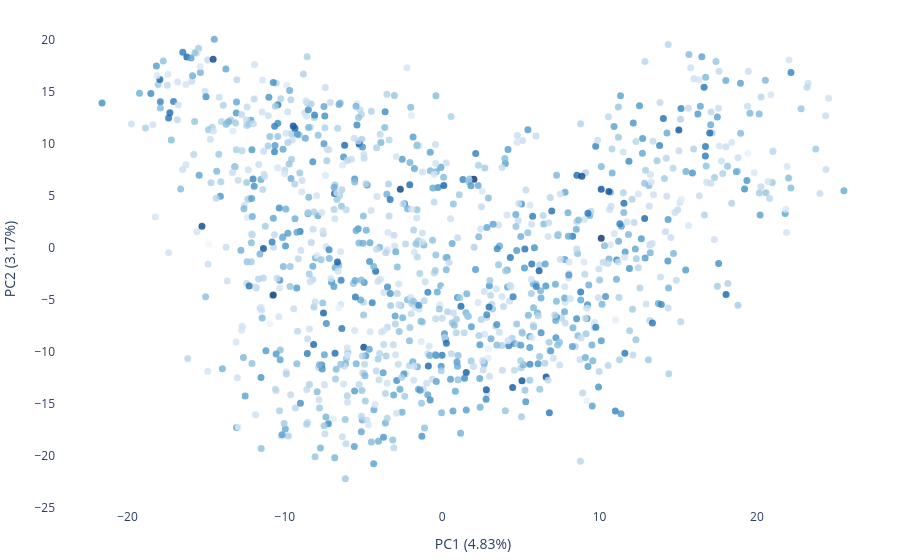

Notebook code cell kept with this figure:
### Markdown cell above
##### Umaps

### Code cell
# Quick sanity check to make sure that the PCA is not  clustering by the number of CBC used for the embedding averaging
num_cbc_res = []
for i, _OR in enumerate(Cbc_res.keys()): 
    num_cbc_res.append(len(np.unique(Cbc_res[_OR][:,0]).astype(int)-1))
    
# Plot
fig = go.Figure()
fig.add_trace(go.Scatter(
    x=pca_df['PCA_1'],  # First dimension
    y=pca_df['PCA_2'],  # Second dimension
    text=pca_df.index,    # Labels
    mode='markers',
    marker=dict(
        color=num_cbc_res,
        size = 8, opacity=0.6, 
        colorscale="Blues"
    )
))

fig.update_traces( marker=dict(size=7, opacity = 0.8))
fig.update_layout(xaxis_title = f'PC1 ({variance_ratio[0]*100:.2f}%)',
                  yaxis_title = f'PC2 ({variance_ratio[1]*100:.2f}%)',
                  margin=dict(r=10, l=10, b=10, t=10),
                  plot_bgcolor='white',  # set the plot background color to white
                  paper_bgcolor='white',  # set the paper background color to white
)
fig.show()
# fig.write_html('../../output/ESM/PCA/Cbc_esm/PCA_Cbc_esm_CbcCounts.html')

### Figure 1 — Plotly figure (JSON) as saved in the notebook; plotly's stock layout.template omitted (floating-point values rounded to 4 significant figures; data arrays with more than 128 entries replaced by an {"elided": "..."} marker saying what was removed)
{"data": [{"marker": {"color": {"elided": "1057 int values"}, "colorscale": [[0, "rgb(247,251,255)"], [0.125, "rgb(222,235,247)"], [0.25, "rgb(198,219,239)"], [0.375, "rgb(158,202,225)"], [0.5, "rgb(107,174,214)"], [0.625, "rgb(66,146,198)"], [0.75, "rgb(33,113,181)"], [0.875, "rgb(8,81,156)"], [1, "rgb(8,48,107)"]], "opacity": 0.8, "size": 7}, "mode": "markers", "text": {"elided": "1057 str values"}, "type": "scatter", "x": {"elided": "1057 float values"}, "y": {"elided": "1057 float values"}}], "layout": {"margin": {"b": 10, "l": 10, "r": 10, "t": 10}, "paper_bgcolor": "white", "plot_bgcolor": "white", "xaxis": {"title": {"text": "PC1 (4.83%)"}}, "yaxis": {"title": {"text": "PC2 (3.17%)"}}}}
